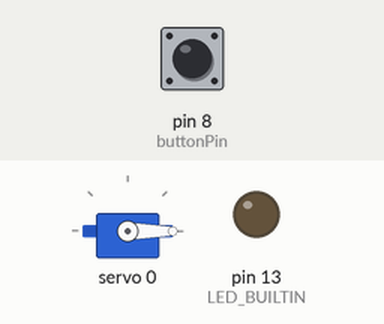
The sketch below on a simulated Arduino Uno, built with avr-gcc and run on an emulated ATmega328P. Parts: servo, output pins drawn as LEDs (lit = HIGH). The inputs (shaded band) are chosen by the test bench; at power-on: pin 8 (buttonPin) LOW. What the sketch prints to the serial monitor is not drawn.

Above: at 1.2 s.
1.3 s: pin 8 (buttonPin) pulled HIGH for 3.2 s
At 4.7 s:
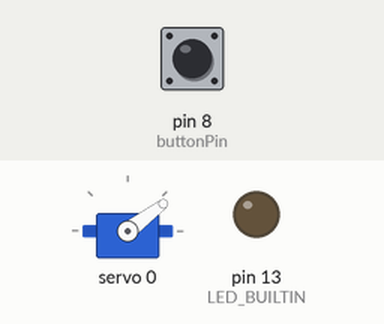
6.0 s: pin 8 (buttonPin) pulled HIGH for 0.15 s
At 7.0 s:
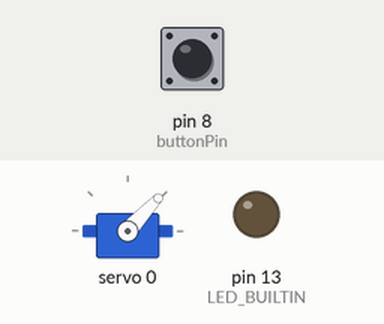
7.6 s: pin 8 (buttonPin) pulled HIGH for 1 s
At 8.6 s:
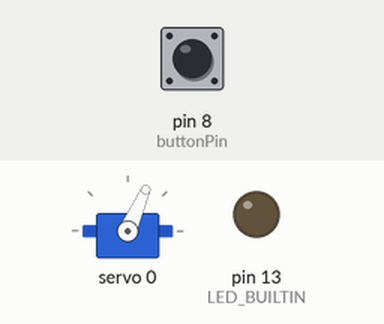
10.1 s: pin 8 (buttonPin) pulled HIGH for 1 s
At 11.8 s:
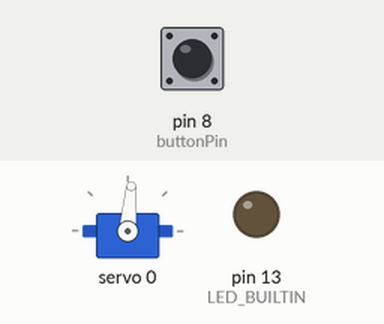
12.6 s: pin 8 (buttonPin) pulled HIGH for 3.2 s
At 17.0 s:
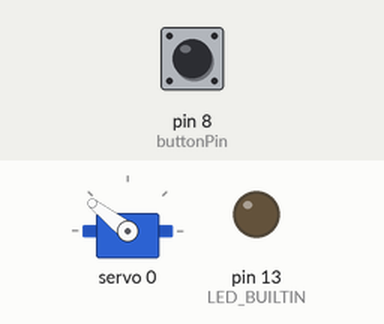
Timing chart, 0 to 18.3 s (numbered marks = the images above; inputs shaded):
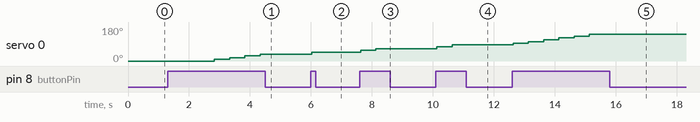

The sketch:

servo_min_max.ino
```cpp
#include <Wire.h>
#include <Adafruit_PWMServoDriver.h>

// called this way, it uses the default address 0x40
Adafruit_PWMServoDriver pwm = Adafruit_PWMServoDriver();
// you can also call it with a different address you want
//Adafruit_PWMServoDriver pwm = Adafruit_PWMServoDriver(0x41);
// you can also call it with a different address and I2C interface
//Adafruit_PWMServoDriver pwm = Adafruit_PWMServoDriver(0x40, Wire);

// Depending on your servo make, the pulse width min and max may vary, you
// want these to be as small/large as possible without hitting the hard stop
// for max range. You'll have to tweak them as necessary to match the servos you
// have!
#define SERVOMIN  70 // This is the 'minimum' pulse length count (out of 4096)
//Original 150, changing it to 70
#define SERVOMAX  412 // This is the 'maximum' pulse length count (out of 4096)

/*Not used in this sketch
#define USMIN  600 // This is the rounded 'minimum' microsecond length based on the minimum pulse of 150
#define USMAX  2400 // This is the rounded 'maximum' microsecond length based on the maximum pulse of 600
*/

#define SERVO_FREQ 50 // Analog servos run at ~50 Hz updates

// our servo # counter
uint8_t servonum = 0;

int pulselen;
int pulselen_1;

// constants won't change. They're used here to set pin numbers:
const int buttonPin = 8;     // the number of the pushbutton pin

// variables will change:
int buttonState = 0;         // variable for reading the pushbutton status

String inString = "";    // string to hold input

void setup() {
  Serial.begin(9600);

  while (!Serial) {
    ; // wait for serial port to connect. Needed for native USB port only
  }
  Serial.println("PWM Servo Calibration");

  // initialize the LED pin as an output:
  pinMode(LED_BUILTIN, OUTPUT);

  // initialize the pushbutton pin as an input:
  pinMode(buttonPin, INPUT);

  pwm.begin();
  // In theory the internal oscillator is 25MHz but it really isn't
  // that precise. You can 'calibrate' by tweaking this number till
  // you get the frequency you're expecting!
  pwm.setOscillatorFrequency(27000000);  // The int.osc. is closer to 27MHz
  pwm.setPWMFreq(SERVO_FREQ);  // Analog servos run at ~50 Hz updates

  //To test min
  pulselen= SERVOMIN;

  //To test Max
  pulselen_1= SERVOMAX;

  pwm.setPWM(0, 0, pulselen);

  delay(10);
}

void loop() {
  /* This section is used to test serial input control movement,
   * Ignore this for MIN/MAX test
   *
  while (Serial.available() > 0) {
    int inChar = Serial.read();
    if (isDigit(inChar)) {
      // convert the incoming byte to a char and add it to the string:
      inString += (char)inChar;
    }
    // if you get a newline, print the string, then the string's value:
    if (inChar == '\n') {
      Serial.print("Value:");
      Serial.println(inString.toInt());
      Serial.print("String:");
      Serial.println(inString);
      // clear the string for new input:
      inString = "";
    }
  }
  */

  // read the state of the pushbutton value:
  buttonState = digitalRead(buttonPin);
  Serial.println(buttonState);

  // check if the pushbutton is pressed. If it is, the buttonState is HIGH:
  if (buttonState == HIGH){
      if (pulselen < SERVOMAX){
          //turn LED on:
          //digitalWrite(LED_BUILTIN, HIGH);

          //Print the PWM value to Serial Monitor
          Serial.print("Pulse Length is:");
          Serial.println(pulselen);

          //Drive the servo with PWM
          pwm.setPWM(0, 0, pulselen);
          //pwm.setPWM(1, 0, pulselen);

          //Increase PWM
          pulselen=pulselen+20;
          //pulselen_1=pulselen;
          //pulselen=pulselen-20;
          delay(500);
      }

      //Below section allow you to cycle through defined MIN/MAX
      //common out if needed.

      if (pulselen >= SERVOMAX){
          // turn LED on:
          //digitalWrite(LED_BUILTIN, HIGH);
          Serial.print("Pulse Length is:");
          Serial.println(pulselen_1);

          pwm.setPWM(0, 0, pulselen_1);
          //pwm.setPWM(1, 0, pulselen_1);
          pulselen_1=pulselen_1-20;

          delay(500);

          if(pulselen_1 <= SERVOMIN){
              pulselen = SERVOMIN;
              pulselen_1= SERVOMAX;

          }
      }

  }


}
```

Measured:
- after the input at 1.3 s, servo 0: 0° → 9° after 1.5 s, → 18° 0.50 s later, → 28° 0.50 s later, → 37° 0.50 s later
- after the input at 6.0 s, servo 0: 37° → 47° at once
- after the input at 7.6 s, servo 0: 47° → 56° at once, → 66° 0.50 s later
- after the input at 10.1 s, servo 0: 66° → 75° at once, → 85° 0.50 s later
- after the input at 12.6 s, servo 0: moves from 85° to 142° over 3.0 s, starting at once
